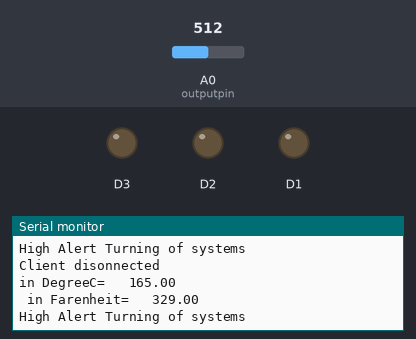
The sketch below on a simulated ESP8266 (NodeMCU). On the bench: output pins drawn as LEDs (lit = HIGH), the last lines printed to the serial monitor. Inputs (shaded band) come from the test bench; at power-on: A0 (outputpin) = 512. WiFi joins after 1.5 s; servers stay silent unless stated.

Above: at 2.7 s.
2.8 s: A0 (outputpin) set to 328
At 3.3 s:
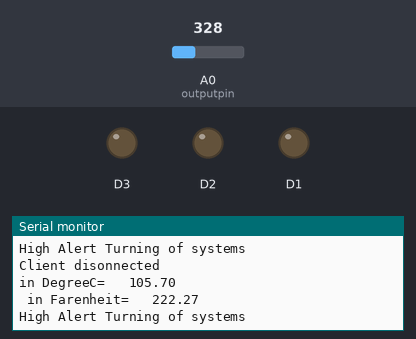
4.3 s: A0 (outputpin) set to 294
At 5.1 s:
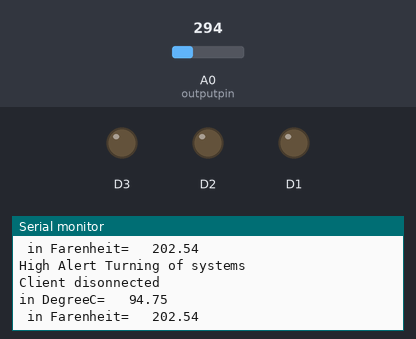
Timing chart, 0 to 7.3 s (numbered marks = the images above; inputs shaded):
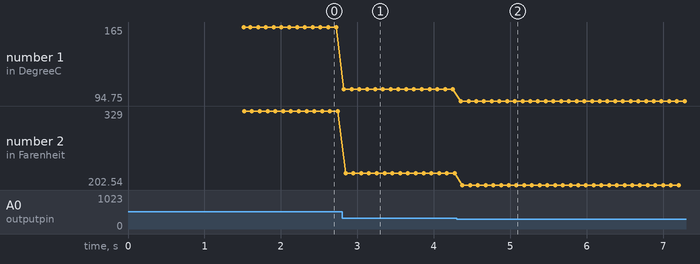

The sketch:

trial2.ino
```cpp
#include <ESP8266WiFi.h>

const char* ssid     = "Vethics Studio";
const char* password = "Truevalue123!";

// Create an instance of the server
// specify the port to listen on as an argument
WiFiServer server(80);
int outputpin = A0;
void setup() {
  Serial.begin(9600);
  delay(10);

  pinMode(D1, OUTPUT);
  pinMode(D2, OUTPUT);
  pinMode(D3, OUTPUT);
  digitalWrite(D1, 0);
  digitalWrite(D2, 0);
  digitalWrite(D3, 0);

  // Connect to WiFi network
  Serial.println();
  Serial.println();
  Serial.print("Connecting to ");
  Serial.println(ssid);

  WiFi.begin(ssid, password);

  while (WiFi.status() != WL_CONNECTED) {
    delay(500);
    Serial.print(".");
  }
  Serial.println("");
  Serial.println("WiFi connected");

  // Start the server
  server.begin();
  Serial.println("Server started");

  // Print the IP address
  Serial.println(WiFi.localIP());
}
void loop() {

  int analogValue = analogRead(outputpin);
float millivolts = (analogValue/1024.0) * 3300; //3300 is the voltage provided by NodeMCU
float celsius = millivolts/10;
Serial.print("in DegreeC=   ");
Serial.println(celsius);

//---------- Here is the calculation for Fahrenheit ----------//
float fahrenheit = ((celsius * 9)/5 + 32);
Serial.print(" in Farenheit=   ");
Serial.println(fahrenheit);


  // Check if a client has connected
  WiFiClient client = server.available();


int val;
  String m;


if(celsius<=35)
{

 if (!client) {
    return;
  }

  // Wait until the client sends some data
  Serial.println("new client");
  while(!client.available()){
    delay(1);
  }

  // Read the first line of the request
  String req = client.readStringUntil('\r');
  Serial.println(req);
  client.flush();

  // Match the request


  if (req.indexOf("/D1/0") != -1){
    m = "D1 is Low";
    digitalWrite(D1, 0);
  }
  else if (req.indexOf("/D1/1") != -1){
    m = "D1 is High";
    digitalWrite(D1, 1);
  }
  else if (req.indexOf("/D2/0") != -1){
    m = "D2 is Low";
    digitalWrite(D2, 0);
  }
  else if (req.indexOf("/D2/1") != -1){
    m = "D2 is High";
    digitalWrite(D2, 1);
  }
  else if (req.indexOf("/D3/0") != -1){
    m = "D3 is Low";
    digitalWrite(D3, 0);
  }
  else if (req.indexOf("/D3/1") != -1){
    m = "D3 is High";
    digitalWrite(D3, 1);
  }
  else {
    Serial.println("invalid request");
    client.stop();
    return;
  }

}
else
{
  Serial.println("High Alert Turning of systems");
  digitalWrite(D1,0);
  digitalWrite(D2,0);
  digitalWrite(D3,0);
}


  client.flush();

  // Prepare the response
  String s = "HTTP/1.1 200 OK\r\nContent-Type: text/html\r\n\r\n<!DOCTYPE HTML>\r\n<head><meta http-equiv=\"Access-Control-Allow-Origin\" content=\"*\"></head>\n<html>\r\n" +m;
  s += "</html>\n";

  // Send the response to the client
  client.print(s);
  delay(1);
  Serial.println("Client disonnected");

  // The client will actually be disconnected
  // when the function returns and 'client' object is detroyed
}
```

Measured:
- the behaviour switches between 311 and 310 on A0 (outputpin) (found by bisection; images 1 and 2)
- after the input at 2.8 s, the serial monitor: prints a new line at once (image 1)
- after the input at 4.3 s, the serial monitor: prints a new line after 0.05 s (image 2)
- plotted number 1: 165 → 105.7 after the input at 2.8 s, 105.7 → 94.75 after the input at 4.3 s
- plotted number 2: 329 → 222.27 after the input at 2.8 s, 222.27 → 202.54 after the input at 4.3 s
